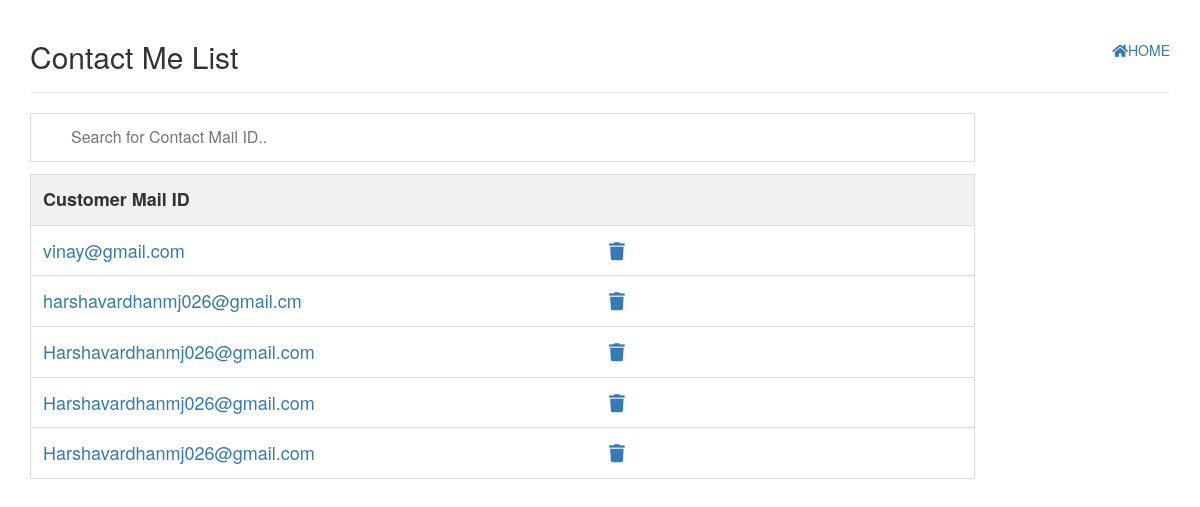
The app's page /resortadmin/ContactCustomer/ (signed in) with its own data.
### booking/models.py (models this page shows, shortened)
class Contact(models.Model):
	Name = models.CharField(max_length=220,null=True,blank=True)
	Email = models.EmailField(max_length=320,null=True,blank=True)
	Message = models.TextField(max_length=1000,null=True,blank=True)

### booking/views.py (the view)
# urls.py: url(r'^resortadmin/ContactCustomer/$', ContactListView.as_view(), name='contactCustomer'),
class ContactListView(LoginRequiredMixin, ListView):
    template_name = "contactlist.html"
    queryset = Contact.objects.all()

### templates/contactlist.html (shortened to what this page needs)
{% load staticfiles %}
<!DOCTYPE html>
<html lang="en">
<head>
    <link rel="stylesheet" href="https://maxcdn.bootstrapcdn.com/bootstrap/3.3.7/css/bootstrap.min.css">
    <link rel="stylesheet" href="https://use.fontawesome.com/releases/v5.0.12/css/all.css">
</head>
<body>
    <div class="container">
        <div class="page-header">
            <a style="float:right;" href="/resortadmin/"><i class="fas fa-home"></i>HOME</a>
            <h2>Contact Me List</h2>
        </div>
        <div class="row">
        <div class="col-sm-10">
        <input type="text" id="myInput" onkeyup="myFunction()" placeholder="Search for Contact Mail ID.." title="Type in a name">
        <table id="myTable">
  <tr class="header">
    <th style="width:60%;">Customer Mail ID</th>
    <th style="width:40%;"></th>
  </tr>
  {% for obj in object_list %}
  <tr>
    <td><a href="{{obj.pk}}/">{{obj.Email}}</a></td>
    <td><a href="/resortadmin/DeleteContactCustomer/{{obj.pk}}/"><i class="fa fa-trash"></i></a></td>
  </tr>
  {% endfor %}
</table>
        </div>
        </div>
        </div>
</body>
</html>

### templates/contactlist.html (style rules this page uses)
#myInput { background-position: 10px 10px; background-repeat: no-repeat; width: 100%; font-size: 16px; padding: 12px 20px 12px 40px; border: 1px solid #ddd; margin-bottom: 12px; }
#myTable { border-collapse: collapse; width: 100%; border: 1px solid #ddd; font-size: 18px; }
#myTable th, #myTable td { text-align: left; padding: 12px; }
#myTable tr { border-bottom: 1px solid #ddd; }
#myTable tr.header, #myTable tr:hover { background-color: #f1f1f1; }

### records on screen
Contact: Email "vinay@gmail.com"
Contact: Email "harshavardhanmj026@gmail.cm"
Contact: Email "Harshavardhanmj026@gmail.com"
Contact: Email "Harshavardhanmj026@gmail.com"
Contact: Email "Harshavardhanmj026@gmail.com"
